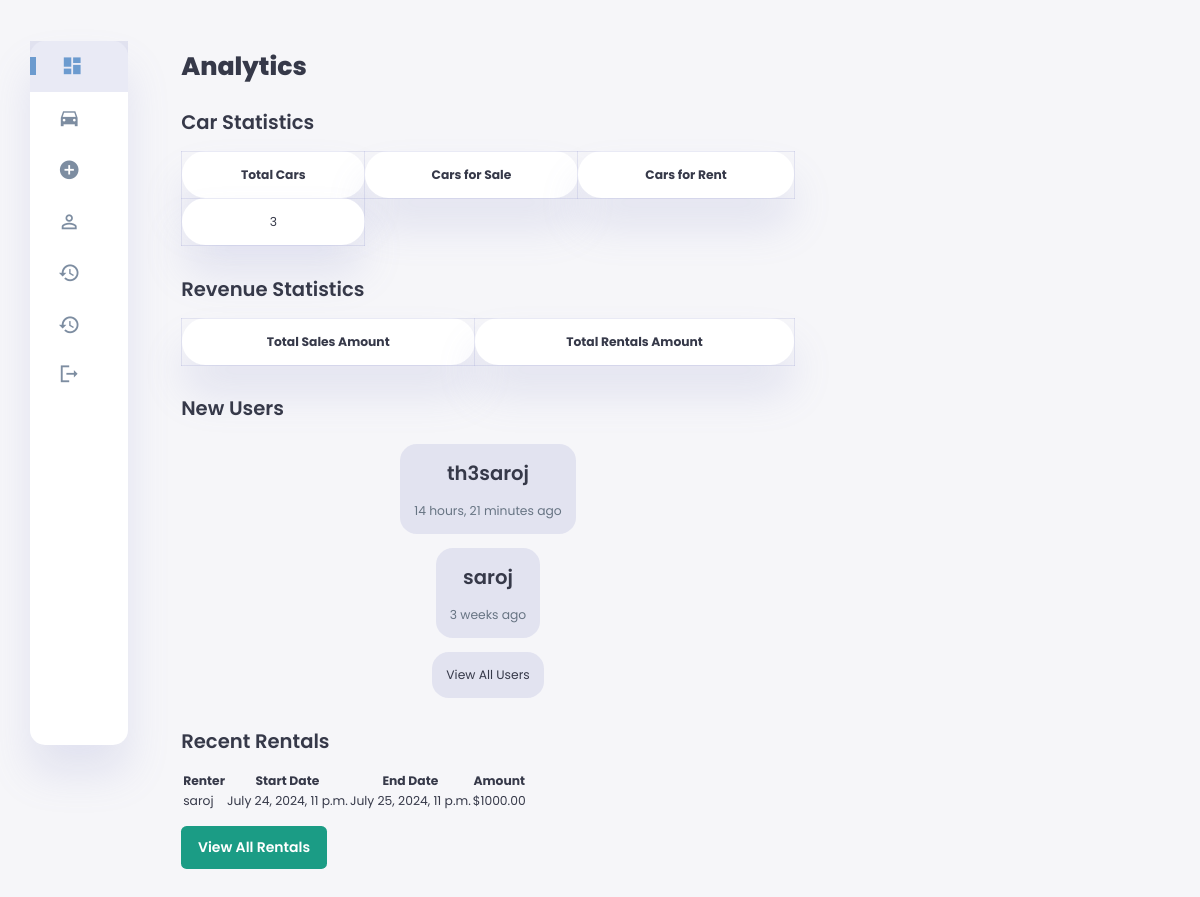
The page /admin_dashboard/ (signed in) on the database its author committed.
### sales_rental/models.py (models this page shows, shortened)
class User(AbstractUser):
    email_confirmed = models.BooleanField(default=False)
    otp = models.CharField(max_length=6, null=True, blank=True)
    otp_expiration = models.DateTimeField(null=True, blank=True)
    watchlist = models.ManyToManyField('Car', related_name='watchlisted_by', blank=True)
    phone_number = models.CharField(max_length=15, null=True, blank=True)

class Rental(models.Model):
    car = models.ForeignKey(Car, related_name='rentals', on_delete=models.CASCADE)
    renter = models.ForeignKey(User, on_delete=models.CASCADE)
    rental_start_date = models.DateTimeField()
    rental_end_date = models.DateTimeField()
    amount = models.DecimalField(max_digits=10, decimal_places=2, default=0.00)
    is_active = models.BooleanField(default=True)

### sales_rental/admin_views.py (the view)
# urls.py: path('admin_dashboard/', admin_views.admin_dashboard, name='admin_dashboard'),
@user_passes_test(lambda u: u.is_superuser)
def admin_dashboard(request):
    total_cars = Car.objects.count()
    cars_for_sale = Car.objects.filter(is_available_for_sale=True).count()
    cars_for_rent = Car.objects.filter(is_available_for_rent=True).count()
    new_users = User.objects.order_by('-date_joined')[:4]
    recent_rentals = Rental.objects.order_by('-rental_start_date')[:5]
    recent_sales = Sale.objects.order_by('-sale_date')[:5]
    total_sales_amount = Sale.objects.aggregate(Sum('amount'))['amount__sum'] or 0
    total_rentals_amount = Rental.objects.aggregate(Sum('amount'))['amount__sum'] or 0
    context = {
        'total_cars': total_cars,
        'cars_for_sale': cars_for_sale,
        'cars_for_rent': cars_for_rent,
        'new_users': new_users,
        'recent_rentals': recent_rentals,
        'recent_sales': recent_sales,
        'total_sales_amount': total_sales_amount,
        'total_rentals_amount': total_rentals_amount,
    }
    return render(request, 'admin_dashboard.html', context)

### sales_rental/context_processors.py (called while the page is built)
def current_year(request):
    return {'current_year': datetime.now().year}

### sales_rental/templates/admin_dashboard.html (shortened to what this page needs)
{% extends "admin_base.html" %}
{% load static %}
{% block content %}
<main>
    <h1>Analytics</h1>
    <section class="car-statistics">
        <h2>Car Statistics</h2>
        <table class="stats-table">
            <tr>
                <th>Total Cars</th>
                <th>Cars for Sale</th>
                <th>Cars for Rent</th>
            </tr>
            <tr>
                <td>{{ cars_for_sale }}</td>
            </tr>
        </table>
    </section>
    <section class="revenue-statistics">
        <h2>Revenue Statistics</h2>
        <table class="stats-table">
            <tr>
                <th>Total Sales Amount</th>
                <th>Total Rentals Amount</th>
            </tr>
        </table>
    </section>
    <section class="new-users">
        <h2>New Users</h2>
        <div class="user-list">
            {% for user in new_users %}
            <div class="user-item">
                <h2>{{ user.username }}</h2>
                <p>{{ user.date_joined|timesince }} ago</p>
            </div>
            {% endfor %}
            <div class="user-item">
                <a href="{% url 'user_list' %}">View All Users</a>
            </div>
        </div>
    </section>
    {% if recent_rentals %}
    <section class="recent-rentals">
        <h2>Recent Rentals</h2>
        <table>
            <thead>
                <tr>
                    <th>Renter</th>
                    <th>Start Date</th>
                    <th>End Date</th>
                    <th>Amount</th>
                </tr>
            </thead>
            <tbody>
                {% for rental in recent_rentals %}
                <tr>
                    <td>{{ rental.renter.username }}</td>
                    <td>{{ rental.rental_start_date }}</td>
                    <td>{{ rental.rental_end_date }}</td>
                    <td>${{ rental.amount|floatformat:2 }}</td>
                </tr>
                {% endfor %}
            </tbody>
        </table>
        <a href="{% url 'rental_history' %}" class="btn btn-secondary">View All Rentals</a>
    </section>
    {% endif %}
</main>
{% endblock %}

### sales_rental/static/css/admin-style.css (style rules this page uses)
:root { --color-primary: #6C9BCF; --color-danger: #FF0060; --color-success: #1B9C85; --color-warning: #F7D060; --color-white: #fff; --color-info-dark: #7d8da1; --color-dark: #363949; --color-light: rgba(132, 139, 200, 0.18); --color-dark-variant: #677483; --color-background: #f6f6f9; --card-border-radius: 2rem; --border-radius-1: 0.4rem; --border-radius-2: 1.2rem; --card-padding: 1.8rem; --padding-1: 1.2rem; --box-shadow: 0 2rem 3rem var(--color-light); }
* { margin: 0; padding: 0; outline: 0; appearance: 0; border: 0; text-decoration: none; box-sizing: border-box; }
html { font-size: 14px; }
body { width: 100vw; height: 100vh; font-family: 'Poppins', sans-serif; font-size: 0.88rem; user-select: none; overflow-x: hidden; color: var(--color-dark); background-color: var(--color-background); }
a { color: var(--color-dark); }
h1 { font-weight: 800; font-size: 1.8rem; margin-bottom: 1.5rem; }
h2 { font-weight: 600; font-size: 1.4rem; margin-bottom: 1rem; }
p { color: var(--color-dark-variant); }
main { margin-top: 1.4rem; padding: 2rem; }
main .stats-table { width: 100%; border-collapse: collapse; margin-bottom: 2rem; }
main .stats-table th, .stats-table td { text-align: center; padding: 1rem; background-color: var(--color-white); border: 1px solid var(--color-light); border-radius: var(--card-border-radius); box-shadow: var(--box-shadow); }
main .user-list { display: flex; justify-content: space-between; flex-wrap: wrap; margin-bottom: 1.5rem; }
main .user-item { flex: 1 1 30%; background: var(--color-light); padding: 1rem; margin: 0.5rem; border-radius: var(--border-radius-2); text-align: center; }
.btn { display: inline-block; padding: 0.8rem 1.2rem; font-size: 1rem; font-weight: 600; text-align: center; border-radius: var(--border-radius-1); text-decoration: none; color: var(--color-white); background-color: var(--color-primary); transition: background-color 0.3s; margin-top: 1rem; display: block; width: fit-content; }
.btn-secondary { background-color: var(--color-success); }
@media (max-width: 1200px) { main .stats, main .user-list { flex-direction: column; align-items: center; } }
@media (max-width: 1200px) { main .stat-item, main .user-item { flex: 1 1 100%; margin: 0.5rem 0; } }

### rows shown on the page
User: username "th3saroj", date_joined "14 hours, 21 minutes"
User: username "saroj", date_joined "3 weeks"
Rental: renter.username "saroj", rental_start_date "July 24, 2024, 11 p.m.", rental_end_date "July 25, 2024, 11 p.m.", amount "1000.00"

### other values the page prints
{{ cars_for_sale }} "3"
